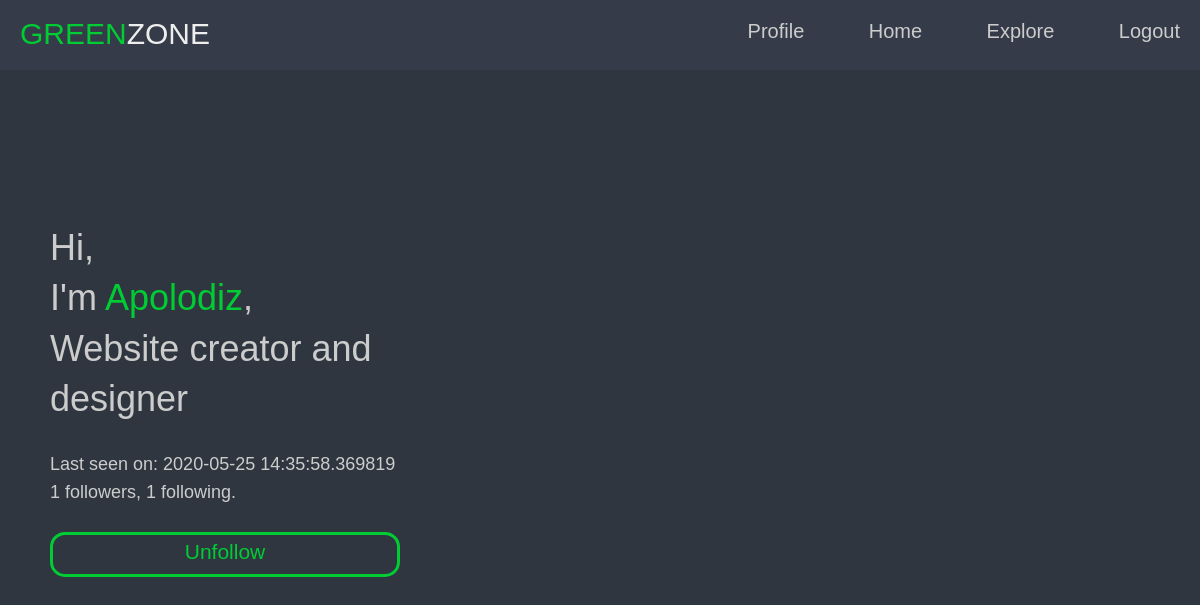
The page /user/Apolodiz (signed in) on the database its author committed.
### app/models.py (models this page shows, shortened)
class User(UserMixin, db.Model):
    id = db.Column(db.Integer, primary_key=True)
    username = db.Column(db.String(64), index=True, unique=True)
    email = db.Column(db.String(120), index=True, unique=True)
    password_hash = db.Column(db.String(128))
    posts = db.relationship('Post', backref='author', lazy='dynamic')
    about_me = db.Column(db.String(140))
    last_seen = db.Column(db.DateTime, default=datetime.utcnow)
    followed = db.relationship(
        'User', secondary=followers,
        primaryjoin=(followers.c.follower_id == id),
        secondaryjoin=(followers.c.followed_id == id),
        backref=db.backref('followers', lazy='dynamic'), lazy='dynamic')
    def is_following(self, user):
        return self.followed.filter(
            followers.c.followed_id == user.id).count() > 0
    def avatar(self, size):
        digest = md5(self.email.lower().encode('utf-8')).hexdigest()
        return 'https://www.gravatar.com/avatar/{}?d=identicon&s={}'.format(digest, size)

### app/routes.py (the view)
@app.route('/user/<username>')
@login_required
def user(username):
    user = User.query.filter_by(username=username).first_or_404()
    page = request.args.get('page', 1, type=int)
    posts = user.posts.order_by(Post.timestamp.desc()).paginate(
        page, app.config['POSTS_PER_PAGE'], False)
    next_url = url_for('user', username=user.username, page=posts.next_num) \
        if posts.has_next else None
    prev_url = url_for('user', username=user.username, page=posts.prev_num) \
        if posts.has_prev else None
    return render_template('user.html', user=user, posts=posts.items,
                           next_url=next_url, prev_url=prev_url)

### app/models.py (called while the page is built)
@login.user_loader
def load_user(id):
    return User.query.get(int(id))

### app/routes.py (called while the page is built)
@app.before_request
def before_request():
    if current_user.is_authenticated:
        current_user.last_seen = datetime.utcnow()
        db.session.commit()

### app/Templates/user.html (shortened to what this page needs)
﻿<html>
    <head>
    </head>
    <body>
        {% extends 'layout.html' %}
        {% block content %}
        <nav>
            <div class="logo">
                <p><span>GREEN</span>ZONE</p>
            </div>
            <ul>
                <li><a href="{{ url_for('user', username=current_user.username) }}">Profile</a></li>
                <li><a href="{{ url_for('index') }}">Home</a></li>
                <li><a href="{{ url_for('explore') }}">Explore</a></li>
                <li><a href="{{ url_for('logout') }}">Logout</a></li>
            </ul>
        </nav>
        <div class="about">
            <div>
                <h3>
                    Hi, <br>
                    I'm <span>{{ user.username }}</span>,
                    {% if user.about_me %}<br>
                    {{ user.about_me }}
                    {% endif %}
                </h3>
            </div>
            <div class="user_data">
                {% if user.last_seen %}<p>Last seen on: {{ user.last_seen }}</p>{% endif %}
                <p>{{ user.followers.count() }} followers, {{ user.followed.count() }} following.</p>
                {% if user == current_user %}<a href="{{ url_for('edit_profile') }}">Edit Profile</a>
                {% elif not current_user.is_following(user) %}
                <a href="{{ url_for('follow', username=user.username) }}">Follow</a>
                {% else %}
                <a href="{{ url_for('unfollow', username=user.username) }}">Unfollow</a>
                {% endif %}
            </div>
        </div>
        {% endblock %}

### app/static/css/base.css (style rules this page uses)
* { font-family: 'Poppins', sans-serif; box-sizing: border-box; text-decoration: none; outline: none; border: none; padding: 0; margin: 0; }
body { color: #ccc; height: 100vh; display: flex; font-size: 16px; line-height: 1.6; align-items: center; background: #2f3640; justify-content: center; }
p { cursor: default; font-size: 18px; }
a { color: #ccc }

### app/static/css/real.css (style rules this page uses)
h3 { font-size: 36px; cursor: default; font-weight: 300; line-height: 1.4; }

### app/static/css/user_style.css (style rules this page uses)
.about h3 span { color: #0c3; }
.about { transform: translate(0,-50%); position: absolute; max-width: 350px; text-align: left; margin: 0 50px; top: 50%; left: 0; }
.user_data { margin-top: 25px; }
.user_data p { font-size: 18px; }
.user_data a { border: 3px solid #0c3; border-radius: 15px; text-align: center; margin-top: 25px; font-size: 21px; display: block; height: 45px; width: 100%; color: #0c3; transition: .3s; }

### app/static/css/menu_style.css (style rules this page uses)
nav { background: #353b48; position: fixed; padding: 10px; height: 70px; width: 100%; z-index: 1; top: 0; left: 0; }
nav ul { float: right; }
nav ul li { display: inline-block; margin: 5px 10px 5px 50px; }
nav ul li a { font-size: 20px; color: #ccc; }
.logo { position: absolute; margin: 10px 0; left: 20px; top: 0; }
.logo p { user-select: none; font-size: 30px; color: #eee; }
.logo p span { color: #0c3; }

### rows shown on the page
User: username "Apolodiz", about_me "Website creator and designer", last_seen "2020-05-25 14:35:58.369819"

### other values the page prints
{{ user.followers.count() }} "1"
{{ user.followed.count() }} "1"
